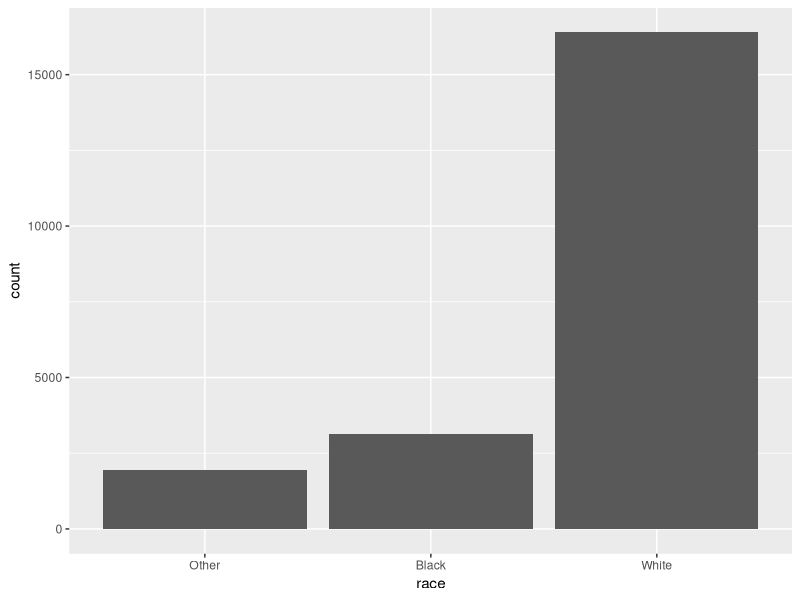
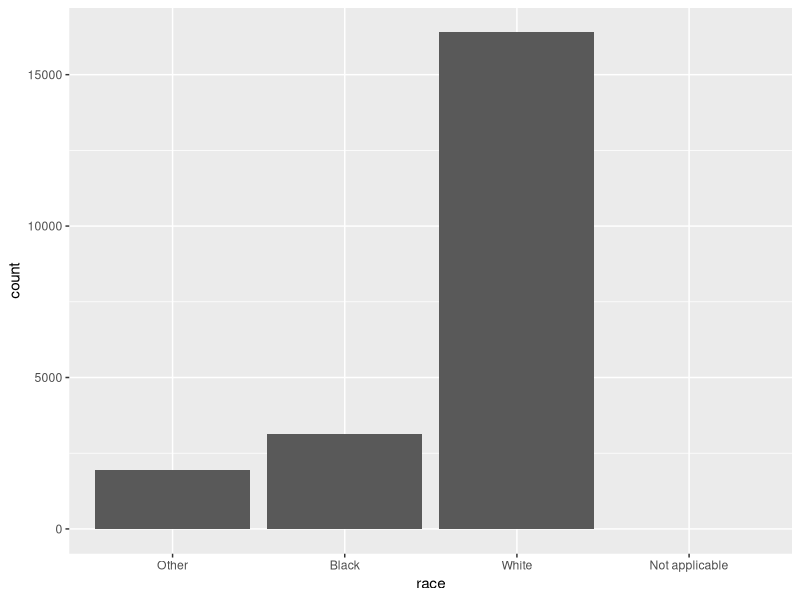
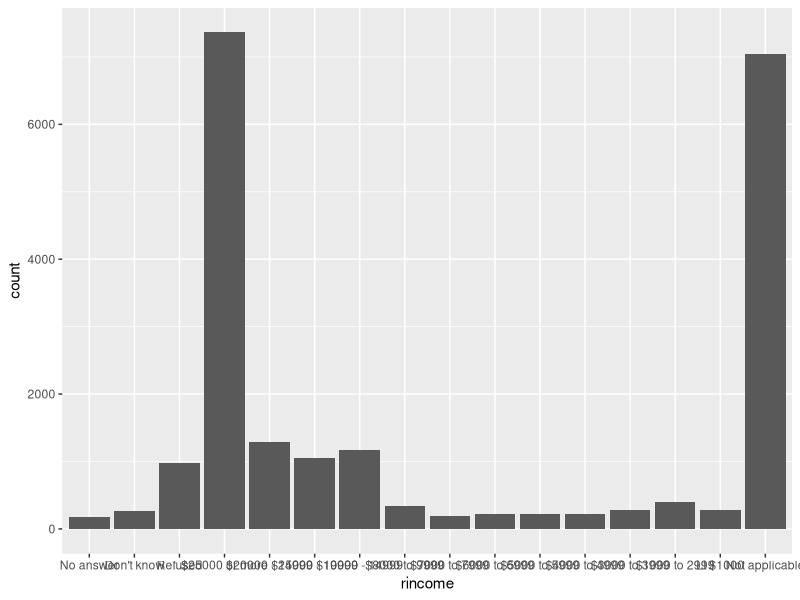
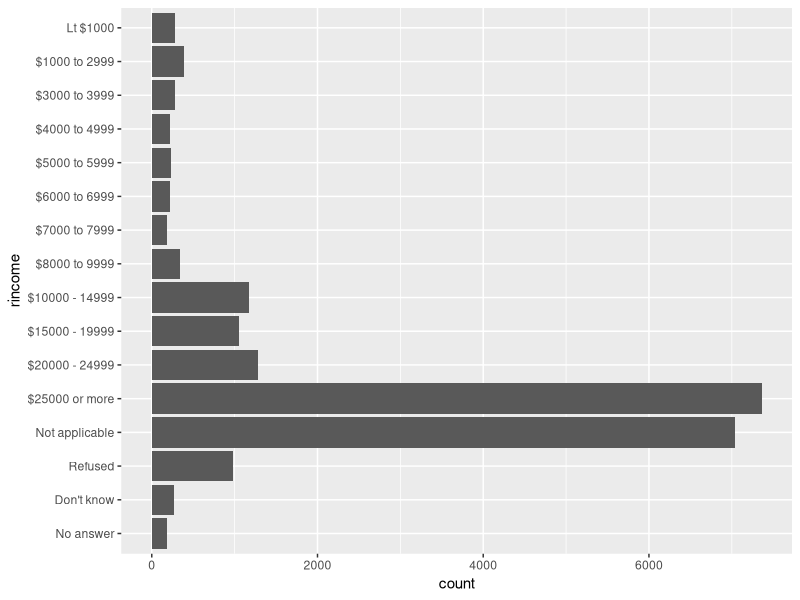
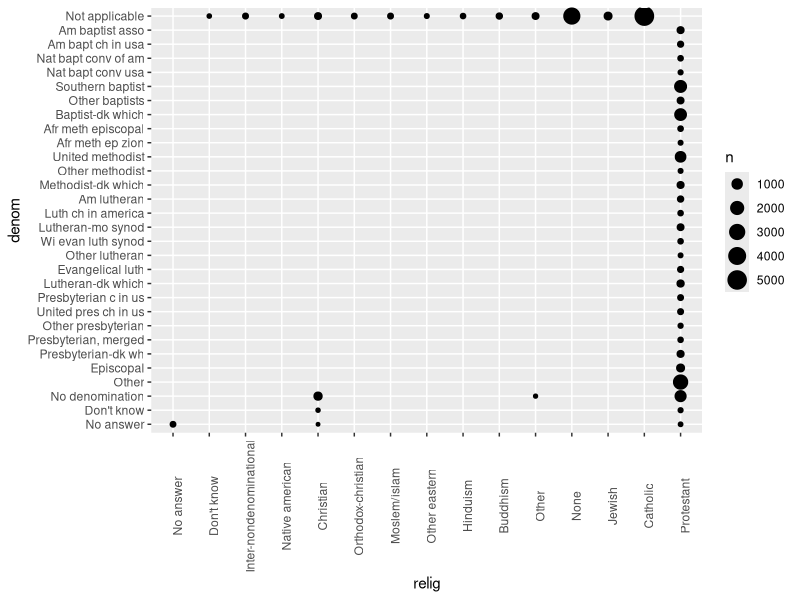

These figures' R source, in order:
### FACTORS with forcats

#factors are used to work with categorical variables
#useful when you want to display character vectors in a non-alphabetical order

#historically, factors were much easier to work with than characters

#good websites:

## https://simplystatistics.org/posts/2015-07-24-stringsasfactors-an-unauthorized-biography/
## https://notstatschat.tumblr.com/post/124987394001/stringsasfactors-sigh


library(tidyverse)
library(forcats)

x1 <- c("Dec", "Apr", "Jan", "Mar")

x2 <- c("Dec", "Apr", "Jam", "Mar")

sort(x1)

#we can fix this with a factor

month_levels <- c(
  "Jan", "Feb", "Mar", "Apr", "May", "Jun", 
  "Jul", "Aug", "Sep", "Oct", "Nov", "Dec"
)

#now we can create a factor
y1 <- factor(x1, levels = month_levels)
y1
sort(y1)

y2 <- factor(x2, levels = month_levels)
y2
#with an error:

y2 <- parse_factor(x2, levels = month_levels)
y2
factor(x1)

f1 <- factor(x1, levels = unique(x1))
f1

f2 <- x1 %>% factor() %>% fct_inorder()
f2

levels(f2)


#General Social Survey

#gss cat - is a sample of data from the General Social Survey, a long running US survey conducted by the independent research organization NORC at the University of Chicago

gss_cat

gss_cat %>% 
  count(race)

ggplot(gss_cat, aes(race)) +
  geom_bar()

ggplot(gss_cat, aes(race)) +
  geom_bar() +
  scale_x_discrete(drop = FALSE)

#Exercises:

#1. Explore the distribution of rincome (reported income). What makes the default bar chart hard to understand? How could you improve the plot?

#Answer:

gss_cat %>% 
  ggplot(aes(rincome)) +
  geom_bar()

gss_cat %>% 
  mutate(rincome = fct_relevel(rincome, c("No answer", "Don't know", "Refused", "Not applicable"))) %>% 
  ggplot(aes(rincome)) +
  geom_bar() +
  coord_flip()

#2. What is the most common relig in this survey? What's the most common partyid?

#Answer:

gss_cat %>% 
  count(relig) %>% 
  arrange(-n)

#protestant

gss_cat %>% 
  count(partyid) %>% 
  arrange(-n)

#Independent

#3. Which relig does denom (denomination) apply to? How can you find out with a table? How can you find out with a visualization?

#Answer:

gss_cat %>% 
  count(relig, denom) %>% 
  filter(denom == "No denomination")

levels(gss_cat$denom)

view(gss_cat)

gss_cat %>% 
  filter(!denom %in% c("No answer", "Other", "Don't know", "Not applicable", "No denomination")) %>% 
  count(relig)

gss_cat %>% 
  count(relig, denom) %>% 
  ggplot(aes(x = relig, y = denom, size = n)) +
  geom_point() +
  theme(axis.text.x = element_text(angle = 90))
